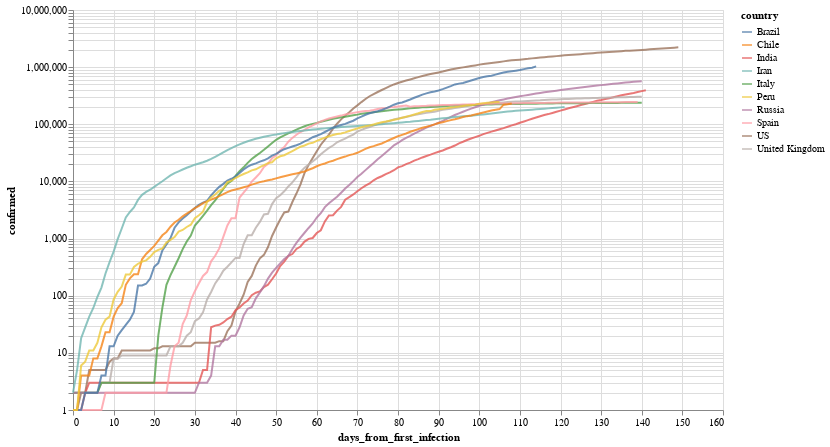

Notebook code for this chart:
### Markdown cell above
Por ejemplo, evolución (interactiva!) de los paises con mas infectados

### Code cell
total_confirmed_by_country = global_df.groupby('country').confirmed.max().sort_values(ascending=False)
selected_countries = total_confirmed_by_country[total_confirmed_by_country > 1000].index

plot_df = global_df[
    (global_df.confirmed > 0) & 
    (global_df.country.isin(selected_countries[:10]))
].sort_values('date')

selection = alt.selection_multi(
    fields=['country'], 
    bind='legend', 
    init=[{'country': c} for c in selected_countries[:10]]
)


(
    alt.Chart(plot_df)
       .mark_line()
       .encode(
           x='days_from_first_infection', 
           y=alt.Y('confirmed', scale=alt.Scale(type='log')), 
           color='country',
           opacity=alt.condition(selection, alt.value(.8), alt.value(.05))
       ).add_selection(selection)
        .properties(width=650, height=400)
       
)

### Figure 1 — Vega-Lite specification as saved in the notebook (floating-point values rounded to 4 significant figures; data arrays with more than 128 entries replaced by an {"elided": "..."} marker saying what was removed)
{"config": {"view": {"continuousWidth": 400, "continuousHeight": 300}}, "data": {"name": "data-8433b1fae6d2657a856d85bd6e0b2dbe"}, "mark": "line", "encoding": {"color": {"type": "nominal", "field": "country"}, "opacity": {"condition": {"value": 0.8, "selection": "selector001"}, "value": 0.05}, "x": {"type": "quantitative", "field": "days_from_first_infection"}, "y": {"type": "quantitative", "field": "confirmed", "scale": {"type": "log"}}}, "height": 400, "selection": {"selector001": {"type": "multi", "fields": ["country"], "bind": "legend", "init": [{"country": "US"}, {"country": "Brazil"}, {"country": "Russia"}, {"country": "India"}, {"country": "United Kingdom"}, {"country": "Spain"}, {"country": "Peru"}, {"country": "Italy"}, {"country": "Chile"}, {"country": "Iran"}]}}, "width": 650, "$schema": "https://vega.github.io/schema/vega-lite/v4.8.1.json", "datasets": {"data-8433b1fae6d2657a856d85bd6e0b2dbe": {"elided": "1307 records"}}}
